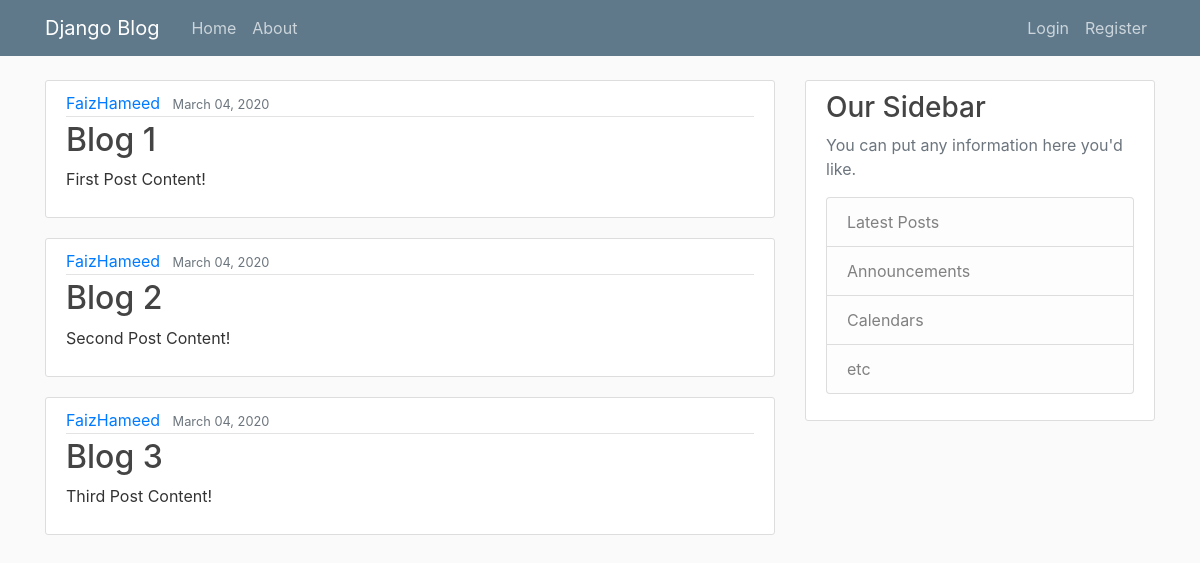
The page / on the database its author committed.
### blog/models.py (models this page shows, shortened)
class Post(models.Model):
    title= models.CharField(max_length=100)
    content =models.TextField()
    date_posted=models.DateTimeField(default=timezone.now)
    auth = models.ForeignKey(User,on_delete=models.CASCADE)

### blog/views.py (the view)
# urls.py: path('', views.home,name='blog-home'),
def home(request):
    context={
       "posts":Post.objects.all()
    }
    return render(request,"blog/home.html",context)

### blog/templates/blog/home.html
{% extends 'blog/base.html' %}
{%block content%}
    {% for post in posts %}
       <article class="media content-section">
            <div class="media-body">
                <div class="article-metadata">
                <a class="mr-2" href="#">{{ post.auth }}</a>
                <small class="text-muted">{{ post.date_posted|date:"F d, Y" }}</small>
                </div>
                <h2><a class="article-title" href="#">{{ post.title }}</a></h2>
                <p class="article-content">{{ post.content }}</p>
            </div>
        </article>
    {% endfor %}
{% endblock content %}

### blog/static/blog/main.css (style rules this page uses)
body { background: #fafafa; color: #333333; margin-top: 5rem; }
h1, h2, h3, h4, h5, h6 { color: #444444; }
.content-section { background: #ffffff; padding: 10px 20px; border: 1px solid #dddddd; border-radius: 3px; margin-bottom: 20px; }
.article-title { color: #444444; }
.article-content { white-space: pre-line; }
.article-metadata { padding-bottom: 1px; margin-bottom: 4px; border-bottom: 1px solid #e3e3e3; }

### rows shown on the page
Post: auth "FaizHameed", date_posted "March 04, 2020", title "Blog 1", content "First Post Content!"
Post: auth "FaizHameed", date_posted "March 04, 2020", title "Blog 2", content "Second Post Content!"
Post: auth "FaizHameed", date_posted "March 04, 2020", title "Blog 3", content "Third Post Content!"
